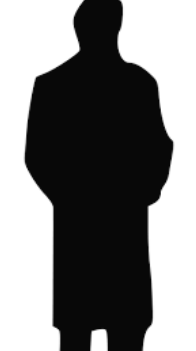
#> input picture image.png, 196 x 351 px
$ python animation.py
#> lines starting #> are read from the running program, lines starting #| are printed output that depends on the picture; after the words box and inside, x2 and y2 are one past the last pixel; in counts of white or black regions, pixels touching at a corner belong together
import matplotlib.pyplot as plt
import numpy as np
from PIL import Image
import matplotlib.animation as animation

# Load and process the silhouette image
def load_silhouette(image_path):
#> called with image_path = 'image.png'
    image = Image.open(image_path).convert('L')  # Convert to grayscale
    image = image.point(lambda x: 0 if x < 128 else 255, '1')  # Binarize
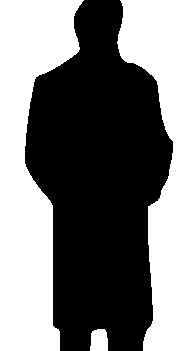
#> image: PIL image 196x351 1; 49.7% white; 3 white regions, box (x1, y1, x2, y2) and area: (0, 0, 84, 351) 17455, (117, 0, 196, 351) 16370, (90, 329, 108, 351) 355
    return np.array(image)

# Draw vertical white lines
def draw_fixed_white_lines(ax, interval=10):
#> called with interval = 10
    positions = np.arange(-200, 200, interval)
    for pos in positions:
        x_start = pos
        x_end = pos
        y_start = -100
        y_end = 100
        ax.plot([x_start, x_end], [y_start, y_end], color='w', linewidth=5)

# Draw moving black lines
def draw_moving_black_lines(ax, offset, interval=10):
#> called with offset = -200, interval = 10
    positions = np.arange(-200, 200, interval)
    for pos in positions:
        x_start = pos + offset
        x_end = pos + offset
        y_start = -100
        y_end = 100
        ax.plot([x_start, x_end], [y_start, y_end], color='k', linewidth=5)

# Apply and animate vertical lines effect
def animate_vertical_lines(silhouette, interval=10, speed=0.1):
    fig, ax = plt.subplots(figsize=(10, 10))

    # Draw the silhouette and fixed white lines initially
    ax.imshow(silhouette, cmap='gray', extent=[-100, 100, -100, 100])
    draw_fixed_white_lines(ax, interval)

    def update(frame):
        ax.clear()
        ax.imshow(silhouette, cmap='gray', extent=[-100, 100, -100, 100])
        draw_fixed_white_lines(ax, interval)
        draw_moving_black_lines(ax, frame, interval)
        ax.set_xlim(-100, 100)
        ax.set_ylim(-100, 100)
        ax.axis('off')

    ani = animation.FuncAnimation(fig, update, frames=np.arange(-200, 200, speed), interval=10, repeat=True)
    plt.show()
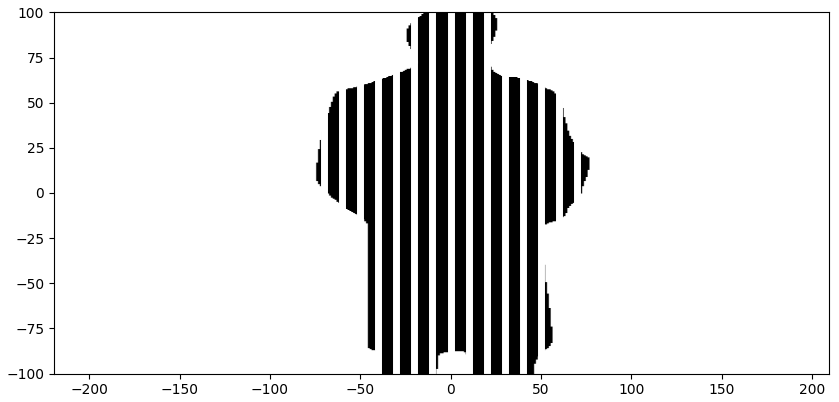
#> figure drawn by matplotlib, 1 panel
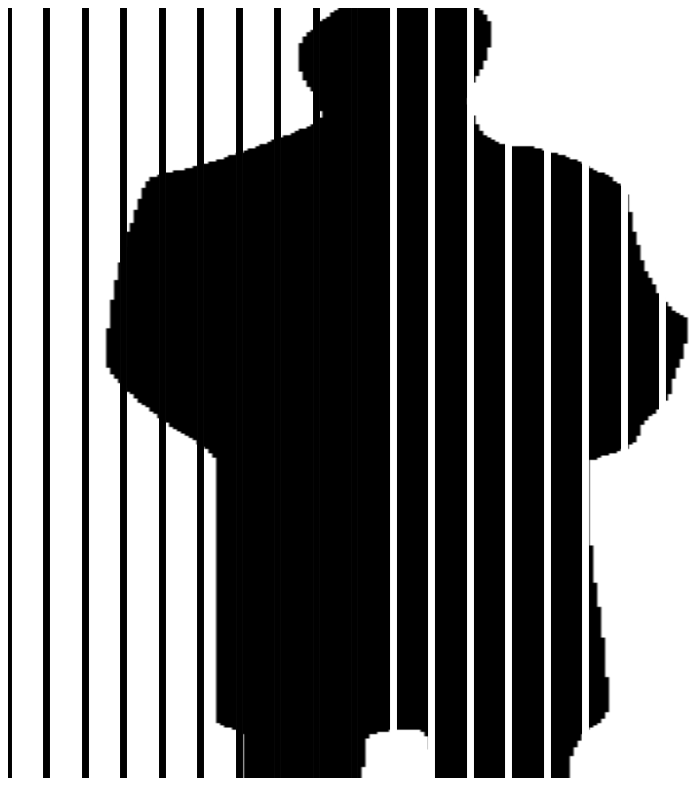
#> figure drawn by matplotlib, 1 panel

# Load the silhouette image
silhouette = load_silhouette('image.png')

# Animate the vertical lines effect
animate_vertical_lines(silhouette, interval=10, speed=0.1)
